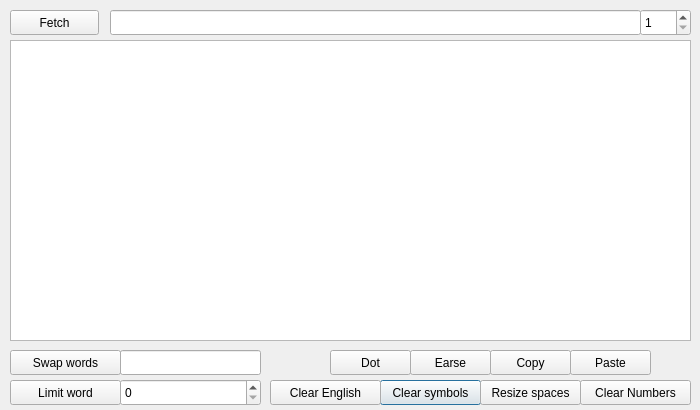
<?xml version="1.0" encoding="UTF-8"?>
<ui version="4.0">
 <class>Dialog</class>
 <widget class="QDialog" name="Dialog">
  <property name="geometry">
   <rect>
    <x>0</x>
    <y>0</y>
    <width>700</width>
    <height>410</height>
   </rect>
  </property>
  <property name="minimumSize">
   <size>
    <width>700</width>
    <height>410</height>
   </size>
  </property>
  <property name="maximumSize">
   <size>
    <width>700</width>
    <height>410</height>
   </size>
  </property>
  <property name="sizeIncrement">
   <size>
    <width>700</width>
    <height>410</height>
   </size>
  </property>
  <property name="windowTitle">
   <string>Dialog</string>
  </property>
  <widget class="QPushButton" name="Button_clear_Symbols">
   <property name="geometry">
    <rect>
     <x>380</x>
     <y>380</y>
     <width>101</width>
     <height>25</height>
    </rect>
   </property>
   <property name="text">
    <string>Clear symbols</string>
   </property>
  </widget>
  <widget class="QPushButton" name="Button_clear_english">
   <property name="geometry">
    <rect>
     <x>270</x>
     <y>380</y>
     <width>111</width>
     <height>25</height>
    </rect>
   </property>
   <property name="text">
    <string>Clear English</string>
   </property>
  </widget>
  <widget class="QPlainTextEdit" name="plainTextEdit">
   <property name="geometry">
    <rect>
     <x>10</x>
     <y>40</y>
     <width>681</width>
     <height>301</height>
    </rect>
   </property>
   <property name="maximumSize">
    <size>
     <width>700</width>
     <height>400</height>
    </size>
   </property>
  </widget>
  <widget class="QPushButton" name="Button_Erase">
   <property name="geometry">
    <rect>
     <x>410</x>
     <y>350</y>
     <width>81</width>
     <height>25</height>
    </rect>
   </property>
   <property name="text">
    <string>Earse</string>
   </property>
  </widget>
  <widget class="QPushButton" name="pushButton_4">
   <property name="geometry">
    <rect>
     <x>490</x>
     <y>350</y>
     <width>81</width>
     <height>25</height>
    </rect>
   </property>
   <property name="text">
    <string>Copy</string>
   </property>
  </widget>
  <widget class="QPushButton" name="pushButton_5">
   <property name="geometry">
    <rect>
     <x>570</x>
     <y>350</y>
     <width>81</width>
     <height>25</height>
    </rect>
   </property>
   <property name="text">
    <string>Paste</string>
   </property>
  </widget>
  <widget class="QPushButton" name="pushButton">
   <property name="geometry">
    <rect>
     <x>10</x>
     <y>350</y>
     <width>111</width>
     <height>25</height>
    </rect>
   </property>
   <property name="text">
    <string>Swap words</string>
   </property>
  </widget>
  <widget class="QLineEdit" name="lineEdit_swap_words">
   <property name="geometry">
    <rect>
     <x>120</x>
     <y>350</y>
     <width>141</width>
     <height>25</height>
    </rect>
   </property>
   <property name="toolTip">
    <string>Enter number swap word with spase like 1 8 9</string>
   </property>
   <property name="inputMask">
    <string notr="true"/>
   </property>
   <property name="text">
    <string/>
   </property>
   <property name="placeholderText">
    <string/>
   </property>
  </widget>
  <widget class="QPushButton" name="Button_Limit_words">
   <property name="geometry">
    <rect>
     <x>10</x>
     <y>380</y>
     <width>111</width>
     <height>25</height>
    </rect>
   </property>
   <property name="text">
    <string>Limit word</string>
   </property>
  </widget>
  <widget class="QSpinBox" name="spinBox_limit_wrods">
   <property name="geometry">
    <rect>
     <x>120</x>
     <y>379</y>
     <width>141</width>
     <height>27</height>
    </rect>
   </property>
  </widget>
  <widget class="QPushButton" name="Button_Resize_spaces">
   <property name="enabled">
    <bool>true</bool>
   </property>
   <property name="geometry">
    <rect>
     <x>480</x>
     <y>380</y>
     <width>101</width>
     <height>25</height>
    </rect>
   </property>
   <property name="text">
    <string>Resize spaces</string>
   </property>
  </widget>
  <widget class="QPushButton" name="Button_clear_Numbers">
   <property name="enabled">
    <bool>true</bool>
   </property>
   <property name="geometry">
    <rect>
     <x>580</x>
     <y>380</y>
     <width>111</width>
     <height>25</height>
    </rect>
   </property>
   <property name="text">
    <string>Clear Numbers</string>
   </property>
  </widget>
  <widget class="QPushButton" name="Button_Add_Dot">
   <property name="geometry">
    <rect>
     <x>330</x>
     <y>350</y>
     <width>81</width>
     <height>25</height>
    </rect>
   </property>
   <property name="text">
    <string>Dot</string>
   </property>
  </widget>
  <widget class="QPushButton" name="pushButton_2">
   <property name="geometry">
    <rect>
     <x>10</x>
     <y>10</y>
     <width>89</width>
     <height>25</height>
    </rect>
   </property>
   <property name="text">
    <string>Fetch</string>
   </property>
  </widget>
  <widget class="QLineEdit" name="lineEdit_swap_words_2">
   <property name="geometry">
    <rect>
     <x>110</x>
     <y>10</y>
     <width>531</width>
     <height>25</height>
    </rect>
   </property>
   <property name="toolTip">
    <string>Enter number swap word with spase like 1 8 9</string>
   </property>
   <property name="inputMask">
    <string notr="true"/>
   </property>
   <property name="text">
    <string/>
   </property>
   <property name="placeholderText">
    <string/>
   </property>
  </widget>
  <widget class="QSpinBox" name="spinBox_limit_wrods_2">
   <property name="geometry">
    <rect>
     <x>640</x>
     <y>9</y>
     <width>51</width>
     <height>27</height>
    </rect>
   </property>
   <property name="wrapping">
    <bool>false</bool>
   </property>
   <property name="buttonSymbols">
    <enum>QAbstractSpinBox::UpDownArrows</enum>
   </property>
   <property name="minimum">
    <number>1</number>
   </property>
   <property name="maximum">
    <number>10</number>
   </property>
  </widget>
 </widget>
 <resources/>
 <connections>
  <connection>
   <sender>Button_Erase</sender>
   <signal>clicked()</signal>
   <receiver>plainTextEdit</receiver>
   <slot>clear()</slot>
   <hints>
    <hint type="sourcelabel">
     <x>375</x>
     <y>333</y>
    </hint>
    <hint type="destinationlabel">
     <x>414</x>
     <y>293</y>
    </hint>
   </hints>
  </connection>
  <connection>
   <sender>pushButton_5</sender>
   <signal>clicked()</signal>
   <receiver>plainTextEdit</receiver>
   <slot>paste()</slot>
   <hints>
    <hint type="sourcelabel">
     <x>520</x>
     <y>330</y>
    </hint>
    <hint type="destinationlabel">
     <x>627</x>
     <y>302</y>
    </hint>
   </hints>
  </connection>
  <connection>
   <sender>pushButton_4</sender>
   <signal>clicked()</signal>
   <receiver>plainTextEdit</receiver>
   <slot>selectAll()</slot>
   <hints>
    <hint type="sourcelabel">
     <x>439</x>
     <y>331</y>
    </hint>
    <hint type="destinationlabel">
     <x>507</x>
     <y>287</y>
    </hint>
   </hints>
  </connection>
  <connection>
   <sender>pushButton_4</sender>
   <signal>clicked()</signal>
   <receiver>plainTextEdit</receiver>
   <slot>copy()</slot>
   <hints>
    <hint type="sourcelabel">
     <x>473</x>
     <y>322</y>
    </hint>
    <hint type="destinationlabel">
     <x>538</x>
     <y>293</y>
    </hint>
   </hints>
  </connection>
 </connections>
</ui>
